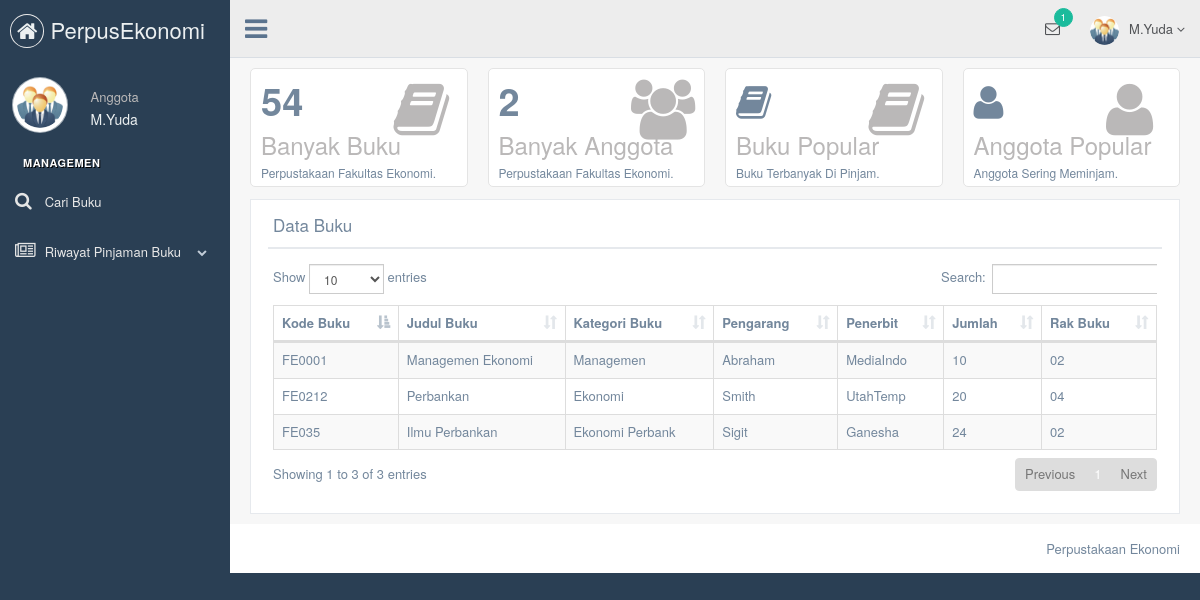
Page /Anggota/dashboard.php?user=yuda (signed in) on the committed database.
### tables this page shows
CREATE TABLE `anggota` (
  `npm` varchar(12) NOT NULL,
  `nama_anggota` varchar(20) NOT NULL,
  `jeniskel` char(9) NOT NULL,
  `almt` varchar(100) NOT NULL,
  `kd_prodi` varchar(4) NOT NULL,
  `no_telp` varchar(12) NOT NULL,
  `email` varchar(30) NOT NULL,
  `status` varchar(12) NOT NULL,
  `username` varchar(10) NOT NULL,
  `password` varchar(10) NOT NULL
);

CREATE TABLE `buku` (
  `kd_buku` varchar(6) NOT NULL,
  `jdl_buku` varchar(25) NOT NULL,
  `kd_ktg_buku` varchar(5) NOT NULL,
  `pengarang` varchar(15) NOT NULL,
  `penerbit` varchar(15) NOT NULL,
  `jumlah` int(11) NOT NULL,
  `rak_buku` varchar(2) NOT NULL
);

CREATE TABLE `kategori_buku` (
  `kd_ktg_buku` varchar(5) NOT NULL,
  `nama_ktg` varchar(15) NOT NULL
);

### Anggota/view/databuku.php (the view, shortened to what this page needs)
<!DOCTYPE html>
<html lang="en">
<body>
  <div class="row">
    <div class="col-md-12 col-sm-12 col-xs-12">
      <div class="x_panel">
        <div class="x_title">
          <h2>Data Buku</h2>
          <div class="clearfix"></div>
        </div>
        <div class="x_content">
          <div class="table-responsive">
          <table id="datatable" class="table table-striped table-bordered">
            <thead>
            <tr>
              <th>
                Kode Buku
              </th>
              <th>
                Judul Buku
              </th>
              <th>
                Kategori Buku
              </th>
              <th>
                Pengarang
              </th>
              <th>
                Penerbit
              </th>
              <th>
                Jumlah
              </th>
              <th>
                Rak Buku
              </th>
            </tr>
            </thead>
            <tbody>
            <?php
            $sql=mysql_query("SELECT * FROM buku,kategori_buku WHERE buku.kd_ktg_buku=kategori_buku.kd_ktg_buku");
            while ($row = mysql_fetch_array($sql))
            {
              echo
              ('<tr>
                <td>'.$row['kd_buku'].'</td>
                <td>'.$row['jdl_buku'].'</td>
                <td>'.$row['nama_ktg'].'</td>
                <td>'.$row['pengarang'].'</td>
                <td>'.$row['penerbit'].'</td>
                <td>'.$row['jumlah'].'</td>
                <td>'.$row['rak_buku'].'</td>
                  </tr>');
                }
                ?>
                </tbody>
             </table>
           </div>
          </div>
         </div>
       </div>
     </div>
 </body>
</html>

### Anggota/dashboard.php (shortened to what this page needs)
<!DOCTYPE html>
<html lang="en">
  <head>
          <link href="../vendors/bootstrap/dist/css/bootstrap.min.css" rel="stylesheet">
          <link href="../vendors/font-awesome/css/font-awesome.min.css" rel="stylesheet">
          <link href="../vendors/iCheck/skins/flat/green.css" rel="stylesheet">
            <link href="../vendors/datatables.net-bs/css/dataTables.bootstrap.min.css" rel="stylesheet">
            <link href="../vendors/datatables.net-buttons-bs/css/buttons.bootstrap.min.css" rel="stylesheet">
            <link href="../vendors/datatables.net-fixedheader-bs/css/fixedHeader.bootstrap.min.css" rel="stylesheet">
            <link href="../vendors/datatables.net-responsive-bs/css/responsive.bootstrap.min.css" rel="stylesheet">
            <link href="../vendors/datatables.net-scroller-bs/css/scroller.bootstrap.min.css" rel="stylesheet">
      <link href="../css/custom.css" rel="stylesheet">
    </head>
    <?php
    $user=$_SESSION['anggota'];
    if (isset ($_SESSION['anggota']) !=NULL){ ?>
  <body class="nav-md">
    <div class="container body">
      <div class="main_container">
        <div class="col-md-3 left_col">
          <div class="left_col scroll-view">
            <div class="navbar nav_title" style="border: 0;">
              <a href="index.html" class="site_title">
                <i class="fa fa-home"></i> <span>PerpusEkonomi</span></a>
            </div>
            <div class="profile">
              <div class="profile_pic">
                <img src="assets/img/img.png" alt="..." class="img-circle profile_img">
              </div>
              <div class="profile_info">
                <span>Anggota</span>
                <?php
                        $opprofile=mysql_query("SELECT * from anggota WHERE npm='$user'");
                        while ($aname=mysql_fetch_assoc($opprofile))
                        {
                          echo '<a href="?page=profile.php"><h2>'.$aname['nama_anggota'].'</h2></a></center>';
                          $Aname=$aname['nama_anggota'];
                        }
                ?>
                <br>
              </div>
            </div>
            <br />
            <div id="sidebar-menu" class="main_menu_side hidden-print main_menu">
              <div class="menu_section">
                <h3>Managemen</h3>
                <ul class="nav side-menu">
                  <li><a href="?p=view/databuku.php"><i class="fa fa-search"></i> Cari Buku <span></span></a>
                  <li><a><i class="fa fa-newspaper-o"></i> Riwayat Pinjaman Buku<span class="fa fa-chevron-down"></span></a>
                  </li>
                </ul>
              </div>
            </div>
          </div>
        </div>
        <div class="top_nav">
          <div class="nav_menu">
            <nav class="" role="navigation">
              <div class="nav toggle">
                <a id="menu_toggle"><i class="fa fa-bars"></i></a>
              </div>
              <ul class="nav navbar-nav navbar-right">
                <li class="">
                  <a href="javascript:;" class="user-profile dropdown-toggle" data-toggle="dropdown" aria-expanded="false">
                    <img src="assets/img/img.png" alt=""><?php echo $Aname; ?>
                    <span class=" fa fa-angle-down"></span>
                  </a>
                </li>
                <li role="presentation" class="dropdown">
                  <a href="javascript:;" class="dropdown-toggle info-number" data-toggle="dropdown" aria-expanded="false">
                    <i class="fa fa-envelope-o"></i>
                    <span class="badge bg-green">1</span>
                  </a>
                </li>
              </ul>
            </nav>
          </div>
        </div>
      <div class="right_col" role="main">
              <div class="row top_tiles">
                <div class="animated flipInY col-lg-3 col-md-3 col-sm-6 col-xs-12">
                  <div class="tile-stats">
                    <div class="icon"><i class="fa fa-book"></i>
                    </div>
                    <div class="count"><?php
                    $sql = mysql_query("SELECT SUM(jumlah) as total FROM buku");
                    $row = mysql_fetch_array($sql);
                    echo $row['total'];
                     ?></div>
                    <h3>Banyak Buku</h3>
                    <p>Perpustakaan Fakultas Ekonomi.</p>
                  </div>
                </div>
                <div class="animated flipInY col-lg-3 col-md-3 col-sm-6 col-xs-12">
                  <div class="tile-stats">
                    <div class="icon"><i class="fa fa-group"></i>
                    </div>
                    <div class="count"><?php
                    $record=mysql_query("SELECT * from anggota where status='aktif'");
                    echo mysql_num_rows($record);
                     ?></div>
                    <h3>Banyak Anggota</h3>
                    <p>Perpustakaan Fakultas Ekonomi.</p>
                  </div>
                </div>
                <div class="animated flipInY col-lg-3 col-md-3 col-sm-6 col-xs-12">
                  <div class="tile-stats">
                    <div class="icon"><i class="fa fa-book"></i>
                    </div>
                    <div class="count"><i class="fa fa-book"></i></div>
                    <h3>Buku Popular</h3>
                    <p>Buku Terbanyak Di Pinjam.
                    </p>
                  </div>
                </div>
                <div class="animated flipInY col-lg-3 col-md-3 col-sm-6 col-xs-12">
                  <div class="tile-stats">
                    <div class="icon"><i class="fa fa-user"></i>
                    </div>
                    <div class="count"><i class="fa fa-user"></i></div>
                    <h3>Anggota Popular</h3>
                    <p>Anggota Sering Meminjam.</p>
                  </div>
                </div>
              </div>
          <div class="">
            <?php
            $p=isset ($_GET['p']) ? $_GET['p'] : 'view/databuku.php';
            include $p; ?>
          </div>
        </div>
        <footer>
          <div class="pull-right">
            Perpustakaan Ekonomi
          </div>
          <div class="clearfix"></div>
        </footer>
      </div>
    </div>
  <?php
  }
  else
  {
    header('location: ../formlogin.php');
  }
?>
  </body>
</html>

### rows in the picture
anggota: nama_anggota "M.Yuda"
buku: kd_buku "FE0001", jdl_buku "Managemen Ekonomi", kd_ktg_buku.nama_ktg "Managemen", pengarang "Abraham", penerbit "MediaIndo", jumlah "10", rak_buku "02"
buku: kd_buku "FE0212", jdl_buku "Perbankan", kd_ktg_buku.nama_ktg "Ekonomi", pengarang "Smith", penerbit "UtahTemp", jumlah "20", rak_buku "04"
buku: kd_buku "FE035", jdl_buku "Ilmu Perbankan", kd_ktg_buku.nama_ktg "Ekonomi Perbank", pengarang "Sigit", penerbit "Ganesha", jumlah "24", rak_buku "02"

### other values in the picture
$row['total'] "54"
mysql_num_rows($record) "2"
